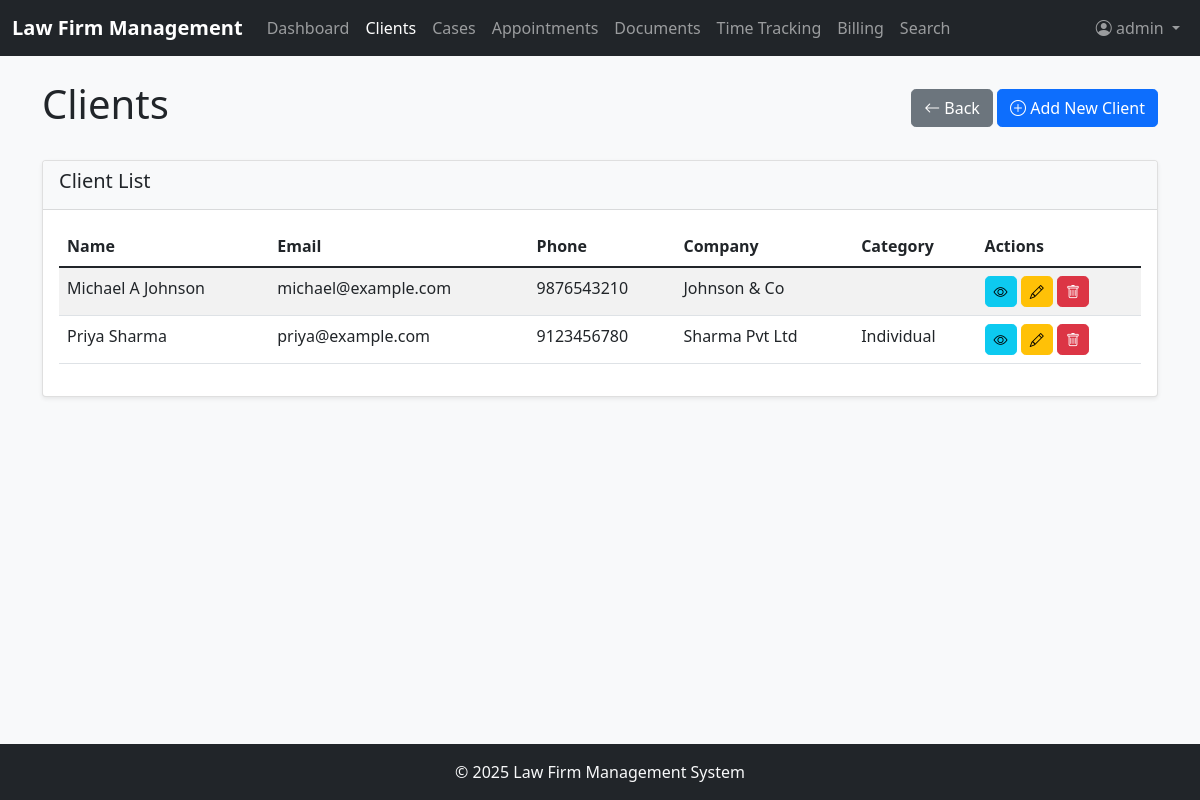
/clients (signed in), run on the app's committed database.
### app/models.py (models this page shows, shortened)
class User(UserMixin, db.Model):
    id = db.Column(db.Integer, primary_key=True)
    username = db.Column(db.String(64), index=True, unique=True)
    email = db.Column(db.String(120), index=True, unique=True)
    password_hash = db.Column(db.String(128))
    first_name = db.Column(db.String(64))
    last_name = db.Column(db.String(64))
    role = db.Column(db.String(20))  # 'lawyer', 'staff', 'admin'
    hourly_rate = db.Column(db.Float)
    cases = db.relationship('Case', secondary=case_assignments, backref=db.backref('assigned_users', lazy='dynamic'))
    time_entries = db.relationship('TimeEntry', backref='user', lazy='dynamic')

class Client(db.Model):
    id = db.Column(db.Integer, primary_key=True)
    first_name = db.Column(db.String(64))
    last_name = db.Column(db.String(64))
    email = db.Column(db.String(120))
    phone = db.Column(db.String(20))
    address = db.Column(db.String(256))
    company = db.Column(db.String(128))
    category = db.Column(db.String(64))
    notes = db.Column(db.Text)
    cases = db.relationship('Case', backref='client', lazy='dynamic')
    appointments = db.relationship('Appointment', backref='client', lazy='dynamic')
    documents = db.relationship('Document', backref='client', lazy='dynamic')

### app/routes.py (the view)
@app.route('/clients')
@login_required
def clients():
    clients = Client.query.all()
    return render_template('clients.html', clients=clients)

### app/__init__.py (called while the page is built)
@login.user_loader
def load_user(id):
    return User.query.get(int(id))

### app/templates/clients.html (shortened to what this page needs)
{% extends "base.html" %} {% block content %}
<div class="d-flex justify-content-between align-items-center mb-4">
  <h1>Clients</h1>
  <div>
    <a
      href="{{ request.referrer or url_for('cases') }}"
      class="btn btn-secondary"
    >
      <i class="bi bi-arrow-left"></i> Back
    </a>
    <a href="{{ url_for('new_client') }}" class="btn btn-primary">
      <i class="bi bi-plus-circle"></i> Add New Client
    </a>
  </div>
</div>
<div class="card mb-4">
  <div class="card-header">
    <h5>Client List</h5>
  </div>
  <div class="card-body">
    <div class="table-responsive">
      <table class="table table-striped" id="clientsTable">
        <thead>
          <tr>
            <th>Name</th>
            <th>Email</th>
            <th>Phone</th>
            <th>Company</th>
            <th>Category</th>
            <th>Actions</th>
          </tr>
        </thead>
        <tbody>
          {% for client in clients %}
          <tr>
            <td>{{ client.first_name }} {{ client.last_name }}</td>
            <td>{{ client.email }}</td>
            <td>{{ client.phone }}</td>
            <td>{{ client.company }}</td>
            <td>{{ client.category }}</td>
            <td>
              <a
                href="{{ url_for('client_detail', id=client.id) }}"
                class="btn btn-sm btn-info"
              >
                <i class="bi bi-eye"></i>
              </a>
              <a
                href="{{ url_for('edit_client', id=client.id) }}"
                class="btn btn-sm btn-warning"
              >
                <i class="bi bi-pencil"></i>
              </a>
              <button
                type="button"
                class="btn btn-sm btn-danger"
                onclick="confirmDelete({{ client.id }}, '{{ client.first_name }} {{ client.last_name }}')"
              >
                <i class="bi bi-trash"></i>
              </button>
            </td>
          </tr>
          {% endfor %}
        </tbody>
      </table>
    </div>
  </div>
</div>
{% endblock %}

### app/templates/base.html (shortened to what this page needs)
<!DOCTYPE html>
<html lang="en">
  <head>
    <link
      href="https://cdn.jsdelivr.net/npm/bootstrap@5.1.3/dist/css/bootstrap.min.css"
      rel="stylesheet"
    />
    <link
      rel="stylesheet"
      href="https://cdn.jsdelivr.net/npm/bootstrap-icons@1.8.1/font/bootstrap-icons.css"
    />
    <link
      href="{{ url_for('static', filename='css/style.css') }}"
      rel="stylesheet"
    />
  </head>
  <body class="d-flex flex-column min-vh-100">
    <nav class="navbar navbar-expand-lg navbar-dark bg-dark">
      <div class="container-fluid">
        <a class="navbar-brand" href="{{ url_for('dashboard') }}"
          >Law Firm Management</a
        >
        <div class="collapse navbar-collapse" id="navbarNav">
          <ul class="navbar-nav me-auto">
            <li class="nav-item">
              <a
                class="nav-link {% if request.endpoint == 'dashboard' %}active{% endif %}"
                href="{{ url_for('dashboard') }}"
              >
                Dashboard
              </a>
            </li>
            <li class="nav-item">
              <a
                class="nav-link {% if request.endpoint == 'clients' %}active{% endif %}"
                href="{{ url_for('clients') }}"
              >
                Clients
              </a>
            </li>
            <li class="nav-item">
              <a
                class="nav-link {% if request.endpoint == 'cases' %}active{% endif %}"
                href="{{ url_for('cases') }}"
              >
                Cases
              </a>
            </li>
            <li class="nav-item">
              <a
                class="nav-link {% if request.endpoint == 'appointments' %}active{% endif %}"
                href="{{ url_for('appointments') }}"
              >
                Appointments
              </a>
            </li>
            <li class="nav-item">
              <a
                class="nav-link {% if request.endpoint == 'documents' %}active{% endif %}"
                href="{{ url_for('documents') }}"
              >
                Documents
              </a>
            </li>
            <li class="nav-item">
              <a
                class="nav-link {% if request.endpoint == 'time_tracking' %}active{% endif %}"
                href="{{ url_for('time_tracking') }}"
              >
                Time Tracking
              </a>
            </li>
            <li class="nav-item">
              <a
                class="nav-link {% if request.endpoint == 'billing' %}active{% endif %}"
                href="{{ url_for('billing') }}"
              >
                Billing
              </a>
            </li>
            <li class="nav-item">
              <a
                class="nav-link {% if request.endpoint == 'search' %}active{% endif %}"
                href="{{ url_for('search') }}"
              >
                Search
              </a>
            </li>
          </ul>
          <ul class="navbar-nav">
            {% if current_user.is_anonymous %}
            <li class="nav-item">
              <a class="nav-link" href="{{ url_for('login') }}">Login</a>
            </li>
            {% else %}
            <li class="nav-item dropdown">
              <a
                class="nav-link dropdown-toggle"
                href="#"
                id="navbarDropdown"
                role="button"
                data-bs-toggle="dropdown"
              >
                <i class="bi bi-person-circle"></i> {{ current_user.username }}
              </a>
            </li>
            {% endif %}
          </ul>
        </div>
      </div>
    </nav>
    <main class="flex-grow-1 container mt-4">
       {% block content %}{% endblock %}
    </main>
    <footer class="footer mt-auto py-3 bg-dark text-light">
      <div class="container text-center">
        <span>© <span id="year"></span> Law Firm Management System</span>
      </div>
    </footer>
  </body>
</html>

### app/static/css/style.css (style rules this page uses)
body { font-family: 'Segoe UI', Tahoma, Geneva, Verdana, sans-serif; background-color: #f8f9fa; }
.footer { margin-top: auto; padding: 1rem 0; background-color: #343a40; color: #fff; }
.card { box-shadow: 0 0.125rem 0.25rem rgba(0, 0, 0, 0.075); border: 1px solid rgba(0, 0, 0, 0.125); }
.card-header { background-color: #f8f9fa; border-bottom: 1px solid rgba(0, 0, 0, 0.125); }
.table th { border-top: none; }
.navbar-brand { font-weight: bold; }
.btn { border-radius: 0.3rem; }

### data on the page
User: username "admin"
Client: first_name "Michael A", last_name "Johnson", email "michael@example.com", phone "9876543210", company "Johnson & Co"
Client: first_name "Priya", last_name "Sharma", email "priya@example.com", phone "9123456780", company "Sharma Pvt Ltd", category "Individual"
